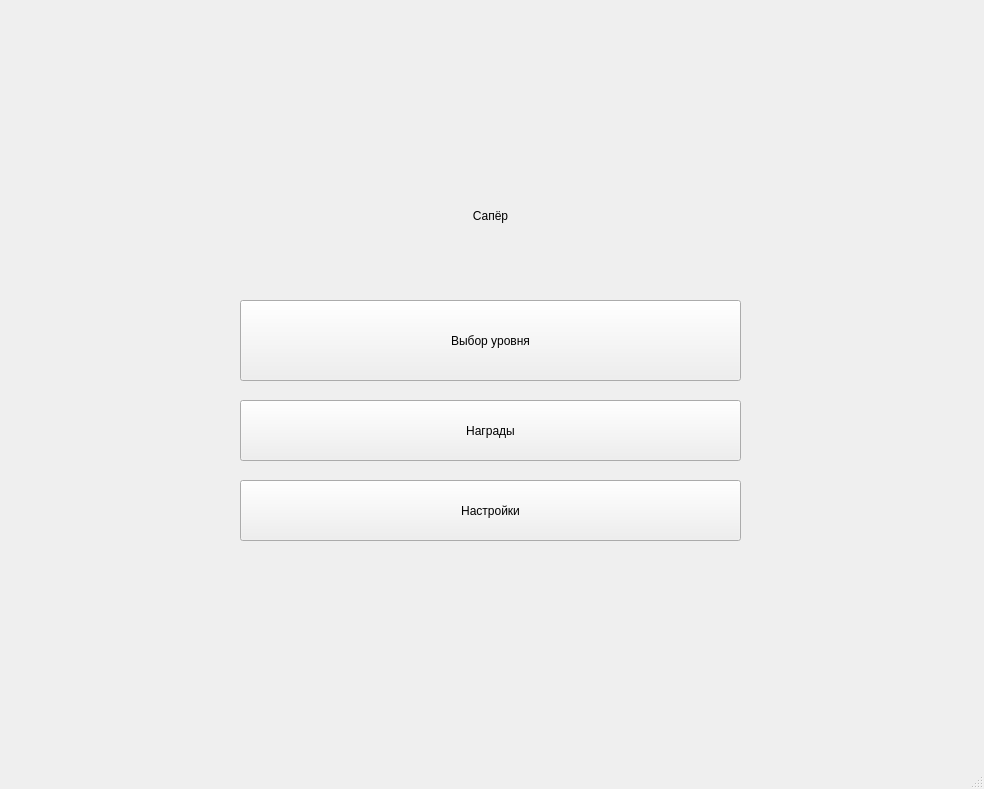
<?xml version="1.0" encoding="UTF-8"?>
<ui version="4.0">
 <class>MainWindow</class>
 <widget class="QMainWindow" name="MainWindow">
  <property name="geometry">
   <rect>
    <x>0</x>
    <y>0</y>
    <width>984</width>
    <height>789</height>
   </rect>
  </property>
  <property name="windowTitle">
   <string>MainWindow</string>
  </property>
  <widget class="QWidget" name="centralwidget">
   <widget class="QLabel" name="label">
    <property name="geometry">
     <rect>
      <x>200</x>
      <y>140</y>
      <width>581</width>
      <height>151</height>
     </rect>
    </property>
    <property name="styleSheet">
     <string notr="true">font: 28pt &quot;MS Shell Dlg 2&quot;;</string>
    </property>
    <property name="text">
     <string>Сапёр</string>
    </property>
    <property name="alignment">
     <set>Qt::AlignCenter</set>
    </property>
   </widget>
   <widget class="QPushButton" name="setting">
    <property name="geometry">
     <rect>
      <x>240</x>
      <y>480</y>
      <width>501</width>
      <height>61</height>
     </rect>
    </property>
    <property name="styleSheet">
     <string notr="true">font: 18pt &quot;MS Shell Dlg 2&quot;;</string>
    </property>
    <property name="text">
     <string>Настройки</string>
    </property>
   </widget>
   <widget class="QPushButton" name="awards">
    <property name="geometry">
     <rect>
      <x>240</x>
      <y>400</y>
      <width>501</width>
      <height>61</height>
     </rect>
    </property>
    <property name="styleSheet">
     <string notr="true">font: 20pt &quot;MS Shell Dlg 2&quot;;</string>
    </property>
    <property name="text">
     <string>Награды</string>
    </property>
   </widget>
   <widget class="QPushButton" name="lvl">
    <property name="geometry">
     <rect>
      <x>240</x>
      <y>300</y>
      <width>501</width>
      <height>81</height>
     </rect>
    </property>
    <property name="styleSheet">
     <string notr="true">font: 24pt &quot;MS Shell Dlg 2&quot;;</string>
    </property>
    <property name="text">
     <string>Выбор уровня</string>
    </property>
   </widget>
  </widget>
  <widget class="QMenuBar" name="menubar">
   <property name="geometry">
    <rect>
     <x>0</x>
     <y>0</y>
     <width>984</width>
     <height>21</height>
    </rect>
   </property>
  </widget>
  <widget class="QStatusBar" name="statusbar"/>
 </widget>
 <resources/>
 <connections/>
</ui>
